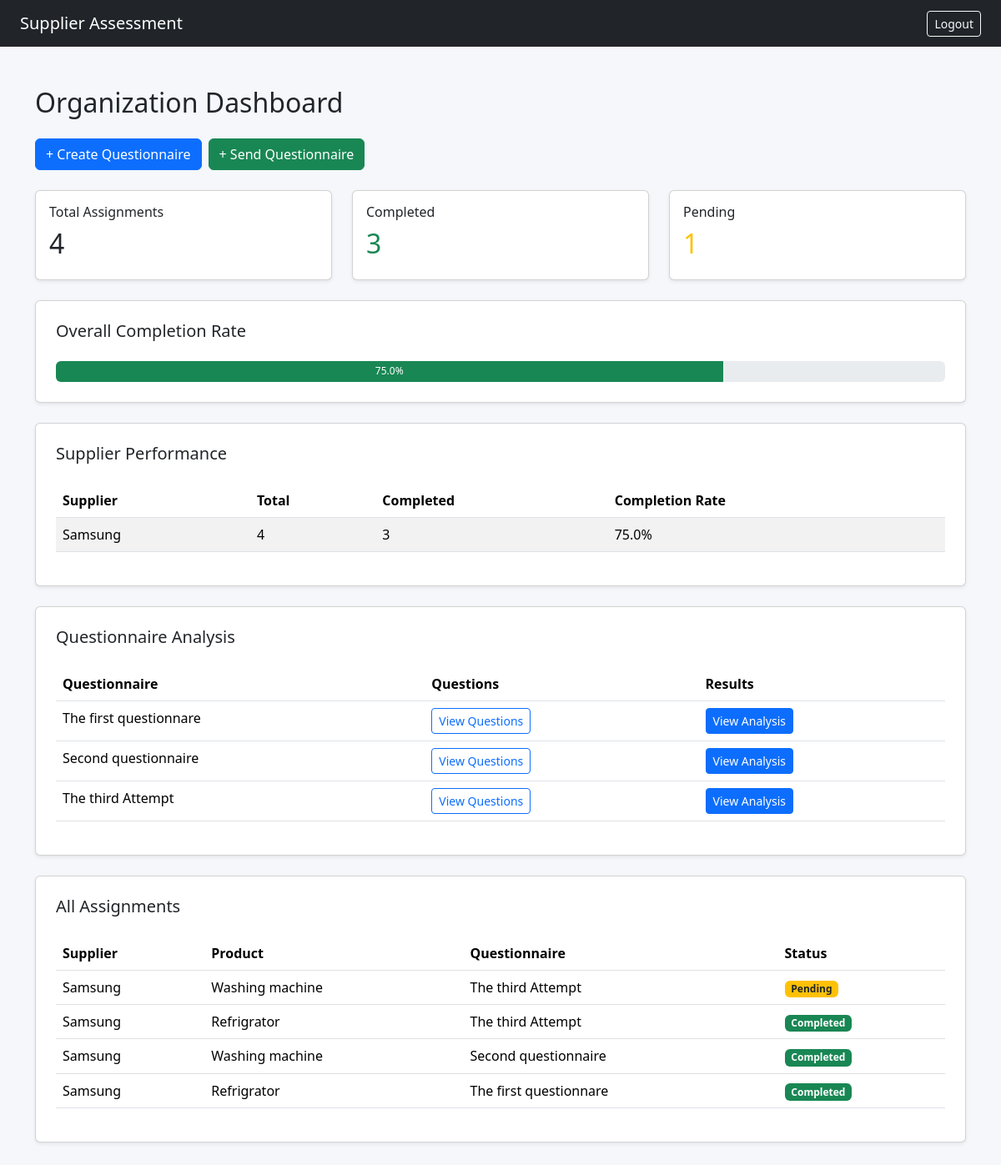
The app's page /manager/ (signed in) with its own data.
### suppliers/models.py (models this page shows, shortened)
class SupplierCompany(models.Model):
    name = models.CharField(max_length=200, unique=True)
    created_at = models.DateTimeField(auto_now_add=True)

class Product(models.Model):
    supplier = models.ForeignKey(SupplierCompany, on_delete=models.PROTECT,
                                 related_name="products")
    name = models.CharField(max_length=200)
    code = models.CharField(max_length=50)
    category = models.CharField(max_length=100, blank=True)
    class Meta:
        constraints = [
            models.UniqueConstraint(
                fields=['supplier', 'code'],
                name="unique_supplier_product_code"
            )
        ]

### questionnaires/models.py (models this page shows, shortened)
class Questionnaire(models.Model):
    title = models.CharField(max_length=200)
    description = models.TextField(blank=True)
    created_by = models.ForeignKey(
        settings.AUTH_USER_MODEL,
        on_delete=models.PROTECT,
        related_name="created_questionnaires"
    )
    created_at = models.DateTimeField(auto_now_add=True)

class Assignment(models.Model):
    questionnaire = models.ForeignKey(
        Questionnaire,
        on_delete=models.PROTECT,
        related_name="assignments"
    )
    product = models.ForeignKey(
        "suppliers.Product",
        on_delete=models.PROTECT,
        related_name="assignments"
    )
    assigned_by = models.ForeignKey(
        settings.AUTH_USER_MODEL,
        on_delete=models.PROTECT
    )
    created_at = models.DateTimeField(
        auto_now_add=True
    )
    class Meta:
        constraints = [
            models.UniqueConstraint(
                fields=["questionnaire", "product"],
                name="unique_questionnaire_product_assignment"
            )
        ]
    answers = models.JSONField(
        default=dict,
        blank=True
    )
    submitted_at = models.DateTimeField(
        null=True,
        blank=True
    )
    answered_by = models.ForeignKey(
        settings.AUTH_USER_MODEL,
        on_delete=models.SET_NULL,
        null=True,
        blank=True,
        related_name="answered_assignments"
    )

### questionnaires/views.py (the view)
@login_required
def manager_dashboard(request):
    if not (
        request.user.is_superuser
        or request.user.role == User.Role.ORGANIZATION_MANAGER
    ):
        return HttpResponseForbidden("Access denied.")
    assignments = list(
        Assignment.objects.select_related(
            "questionnaire",
            "product__supplier"
        ).order_by("-created_at")
    )
    total = len(assignments)
    completed = sum(
        1 for a in assignments if a.submitted_at
    )
    pending = total - completed
    completion_rate = round(
        completed / total * 100, 1
    ) if total else 0
    supplier_stats = {}
    for assignment in assignments:
        supplier = assignment.product.supplier
        if supplier.id not in supplier_stats:
            supplier_stats[supplier.id] = {
                "name": supplier.name,
                "total": 0,
                "completed": 0
            }
        stats = supplier_stats[supplier.id]
        stats["total"] += 1
        if assignment.submitted_at:
            stats["completed"] += 1
    supplier_rows = list(supplier_stats.values())
    for row in supplier_rows:
        row["completion_rate"] = round(
            row["completed"] / row["total"] * 100, 1
        )
    questionnaires = Questionnaire.objects.all()
    return render(request, "questionnaires/manager_dashboard.html", {
        "assignments": assignments,
        "questionnaires": questionnaires,
        "total": total,
        "completed": completed,
        "pending": pending,
        "completion_rate": completion_rate,
        "supplier_rows": supplier_rows
    })

### questionnaires/templates/questionnaires/manager_dashboard.html
{% extends "base.html" %}
{% block content %}
<h2 class="mb-4">Organization Dashboard</h2>
<div class="d-flex gap-2 mb-4">
    <a href="{% url 'questionnaire_create' %}"
       class="btn btn-primary">
        + Create Questionnaire
    </a>
    <a href="{% url 'assignment_create' %}"
       class="btn btn-success">
        + Send Questionnaire
    </a>
</div>
<div class="row mb-4">
    <div class="col-md-4">
        <div class="card p-3 shadow-sm">
            <h6>Total Assignments</h6>
            <h2>{{ total }}</h2>
        </div>
    </div>
    <div class="col-md-4">
        <div class="card p-3 shadow-sm">
            <h6>Completed</h6>
            <h2 class="text-success">{{ completed }}</h2>
        </div>
    </div>
    <div class="col-md-4">
        <div class="card p-3 shadow-sm">
            <h6>Pending</h6>
            <h2 class="text-warning">{{ pending }}</h2>
        </div>
    </div>
</div>
<div class="card p-4 shadow-sm mb-4">
    <h5>Overall Completion Rate</h5>
    <div class="progress mt-3" style="height: 25px;">
        <div class="progress-bar bg-success"
             style="width: {{ completion_rate }}%;">
            {{ completion_rate }}%
        </div>
    </div>
</div>
<div class="card p-4 shadow-sm mb-4">
    <h5>Supplier Performance</h5>
    <table class="table table-striped mt-3">
        <thead>
            <tr>
                <th>Supplier</th>
                <th>Total</th>
                <th>Completed</th>
                <th>Completion Rate</th>
            </tr>
        </thead>
        <tbody>
            {% for supplier in supplier_rows %}
                <tr>
                    <td>{{ supplier.name }}</td>
                    <td>{{ supplier.total }}</td>
                    <td>{{ supplier.completed }}</td>
                    <td>{{ supplier.completion_rate }}%</td>
                </tr>
            {% empty %}
                <tr>
                    <td colspan="4">No data available.</td>
                </tr>
            {% endfor %}
        </tbody>
    </table>
</div>
<div class="card p-4 shadow-sm mb-4">
    <h5>Questionnaire Analysis</h5>
    <table class="table mt-3">
        <thead>
            <tr>
                <th>Questionnaire</th>
                <th>Questions</th>
                <th>Results</th>
            </tr>
        </thead>
        <tbody>
            {% for questionnaire in questionnaires %}
                <tr>
                    <td>{{ questionnaire.title }}</td>
                    <td>
                        <a href="{% url 'questionnaire_questions' questionnaire.id %}"
                           class="btn btn-outline-primary btn-sm">
                            View Questions
                        </a>
                    </td>
                    <td>
                        <a href="{% url 'questionnaire_results' questionnaire.id %}"
                           class="btn btn-primary btn-sm">
                            View Analysis
                        </a>
                    </td>
                </tr>
            {% empty %}
                <tr>
                    <td colspan="3">
                        No questionnaires available.
                    </td>
                </tr>
            {% endfor %}
        </tbody>
    </table>
</div>
<div class="card p-4 shadow-sm">
    <h5>All Assignments</h5>
    <div class="table-responsive">
        <table class="table mt-3">
            <thead>
                <tr>
                    <th>Supplier</th>
                    <th>Product</th>
                    <th>Questionnaire</th>
                    <th>Status</th>
                </tr>
            </thead>
            <tbody>
                {% for assignment in assignments %}
                    <tr>
                        <td>{{ assignment.product.supplier.name }}</td>
                        <td>{{ assignment.product.name }}</td>
                        <td>{{ assignment.questionnaire.title }}</td>
                        <td>
                            {% if assignment.submitted_at %}
                                <span class="badge bg-success">
                                    Completed
                                </span>
                            {% else %}
                                <span class="badge bg-warning text-dark">
                                    Pending
                                </span>
                            {% endif %}
                        </td>
                    </tr>
                {% empty %}
                    <tr>
                        <td colspan="4">No assignments yet.</td>
                    </tr>
                {% endfor %}
            </tbody>
        </table>
    </div>
</div>
{% endblock %}

### questionnaires/templates/base.html (style rules this page uses)
body { background: #f5f7fb; }

### records on screen
SupplierCompany: name "Samsung"
Questionnaire: title "The first questionnare"
Questionnaire: title "Second questionnaire"
Questionnaire: title "The third Attempt"
Assignment: product.supplier.name "Samsung", product.name "Washing machine", questionnaire "The third Attempt", shows "Pending"
Assignment: product.supplier.name "Samsung", product.name "Refrigrator", questionnaire "The third Attempt", shows "Completed"
Assignment: product.supplier.name "Samsung", product.name "Washing machine", questionnaire "Second questionnaire", shows "Completed"
Assignment: product.supplier.name "Samsung", product.name "Refrigrator", questionnaire "The first questionnare", shows "Completed"

### other values on screen
{{ total }} "4"
{{ completed }} "3"
{{ pending }} "1"
{{ completion_rate }} "75.0"
{{ supplier.total }} "4"
{{ supplier.completed }} "3"
{{ supplier.completion_rate }} "75.0"
